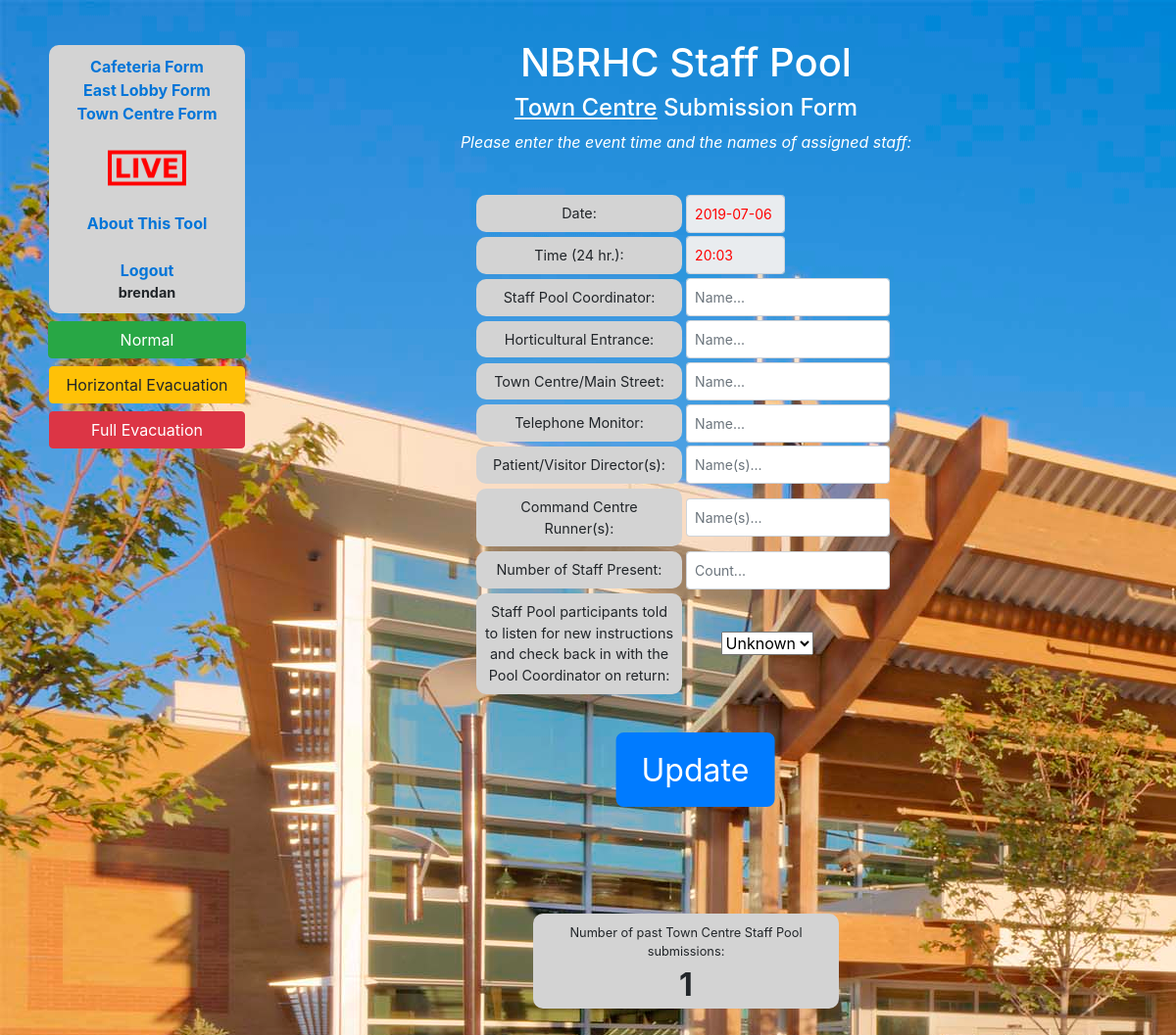
The app's page /TownCentre/ (signed in), older data.
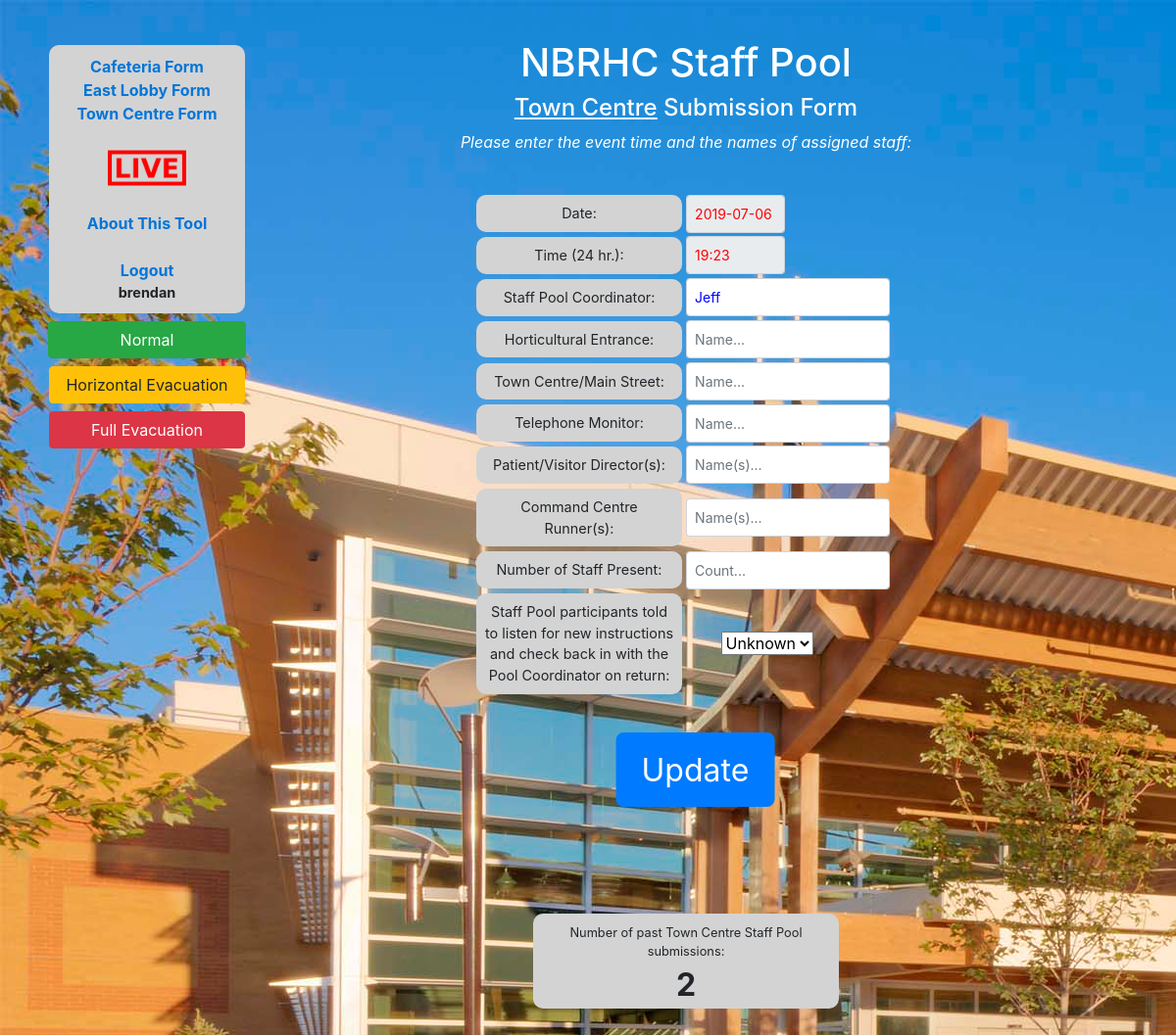
The same page, newer data.
### catalog/models.py (models this page shows, shortened)
class Town_Centre(models.Model):
    t_date = models.DateField(null=True, blank=True, verbose_name='Date', default=timezone.now().date())
    t_time = models.CharField(max_length=100, null=True, blank=False, verbose_name='Time (24 hr.)', default=str(datetime.datetime.now().time())[0:5])
    t_coordinator = models.CharField(max_length=100, null=True, blank=True, verbose_name='Staff Pool Coordinator')
    t_horticultural = models.CharField(max_length=100, null=True, blank=True, verbose_name='Horticultural Entrance')
    t_town_centre_main_street = models.CharField(max_length=100, null=True, blank=True, verbose_name='Town Centre/Main Street')
    t_monitor = models.CharField(max_length=100, null=True, blank=True, verbose_name='Telephone Monitor')
    t_directors = models.CharField(max_length=100, null=True, blank=True, verbose_name='Patient/Visitor Director(s)')
    t_runners = models.CharField(max_length=100, null=True, blank=True, verbose_name='Command Centre Runner(s)')
    t_num_staff = models.CharField(max_length=100, null=True, blank=True, verbose_name='Number of Staff Present')
    t_explain = models.NullBooleanField(verbose_name='Explained to Participants')
    class Meta:
        verbose_name_plural = 'Town Centre'
        verbose_name = 'Town Centre'

### catalog/views.py (the view)
# urls.py: path('TownCentre/', views.town_centre_form, name='town_centre_form'),
@login_required
def town_centre_form(request):
    num_events = Town_Centre.objects.all().count() # All is implied by default
    if request.method == 'POST' and 't' in request.POST:
        if Town_Centre.objects.last() is None:
            town_centre_instance = Town_Centre()
        else:
            if ((Town_Centre.objects.last().t_date == timezone.now().date()) and
               ((abs(int(Town_Centre.objects.last().t_time[0:2]) - int(str(datetime.datetime.now().time())[0:2])) == 0)) or
               ( (abs(int(Town_Centre.objects.last().t_time[0:2]) - int(str(datetime.datetime.now().time())[0:2])) == 1) and (int(Town_Centre.objects.last().t_time[3:5]) > int(str(datetime.datetime.now().time())[3:5])) )):
                town_centre_instance = Town_Centre.objects.all().order_by('-id')[:1][0]
            else:
                town_centre_instance = Town_Centre()
        form_t = Town_CentreForm(request.POST)
        if form_t.is_valid():
            town_centre_instance.t_date = form_t.cleaned_data['t_date']
            town_centre_instance.t_time = form_t.cleaned_data['t_time']#.strip()
            town_centre_instance.t_coordinator = form_t.cleaned_data['t_coordinator'].strip()
            town_centre_instance.t_horticultural = form_t.cleaned_data['t_horticultural'].strip()
            town_centre_instance.t_town_centre_main_street = form_t.cleaned_data['t_town_centre_main_street'].strip()
            town_centre_instance.t_monitor = form_t.cleaned_data['t_monitor'].strip()
            town_centre_instance.t_directors = form_t.cleaned_data['t_directors'].strip()
            town_centre_instance.t_runners = form_t.cleaned_data['t_runners'].strip()
            town_centre_instance.t_num_staff = form_t.cleaned_data['t_num_staff'].strip()
            town_centre_instance.t_explain = form_t.cleaned_data['t_explain']
            town_centre_instance.save()
        return HttpResponseRedirect(reverse('LIVE') )
    else:
        try:
            if ((Town_Centre.objects.last().t_date == timezone.now().date()) and
               ((abs(int(Town_Centre.objects.last().t_time[0:2]) - int(str(datetime.datetime.now().time())[0:2])) == 0)) or
               ( (abs(int(Town_Centre.objects.last().t_time[0:2]) - int(str(datetime.datetime.now().time())[0:2])) == 1) and (int(Town_Centre.objects.last().t_time[3:5]) > int(str(datetime.datetime.now().time())[3:5])) )):
                t_time = Town_Centre.objects.last().t_time
                t_coordinator = Town_Centre.objects.last().t_coordinator # Will return None if no match
                t_horticultural = Town_Centre.objects.last().t_horticultural
                t_town_centre_main_street = Town_Centre.objects.last().t_town_centre_main_street
                t_monitor = Town_Centre.objects.last().t_monitor
                t_directors = Town_Centre.objects.last().t_directors
                t_runners = Town_Centre.objects.last().t_runners
                t_num_staff = Town_Centre.objects.last().t_num_staff
                t_explain = Town_Centre.objects.last().t_explain
            else:
                t_time = str(datetime.datetime.now().time())[0:5]
                t_coordinator = ''
                t_horticultural = ''
                t_town_centre_main_street = ''
                t_monitor = ''
                t_directors = ''
                t_runners = ''
                t_num_staff = ''
                t_explain = ''
        except:
            t_time = str(datetime.datetime.now().time())[0:5]
            t_coordinator = ''
            t_horticultural = ''
            t_town_centre_main_street = ''
            t_monitor = ''
            t_directors = ''
            t_runners = ''
            t_num_staff = ''
            t_explain = ''
        form_t = Town_CentreForm(initial={'t_date': timezone.now().date(),
                                        't_time': t_time,
                                        't_coordinator': t_coordinator,
                                        't_horticultural': t_horticultural,
                                        't_town_centre_main_street': t_town_centre_main_street,
                                        't_monitor': t_monitor,
                                        't_directors': t_directors,
                                        't_runners': t_runners,
                                        't_num_staff': t_num_staff,
                                        't_explain': t_explain
                                        })
    context = { 'num_events': num_events,
                'form_t': form_t, }
    return render(request, 'town_centre_form.html', context=context)

### catalog/templates/town_centre_form.html (shortened to what this page needs)
{% extends "base_generic.html" %}
{% block content %}
<div class="center_content my_header">
</br><h1 class="">NBRHC Staff Pool</h1>
  <h4><span class="indicator">Town Centre</span> Submission Form</h4>
  <p><em>Please enter the event time and the names of assigned staff:</em></p> </br>
</div>
<div>
  <form class="trim_form" id="town_centre_form_html" action="" method="post">
    <table>
    {{ form_t }}
</table> </br>
    <input class="btn btn-primary" type="submit" value="Update" name="t">
  </form>
    <p class="center_other_content past_data">Number of past Town Centre Staff Pool submissions:<br/>
        <strong id="past_size">{{num_events}}</strong></p>
</div>
{% endblock %}

Row changes from the older to the newer data that the page shows:
added Town_Centre: t_date "2019-07-06", t_time "19:23", t_coordinator "Jeff", t_explain "Unknown"
Text that changed along with them:
{{ num_events }}: "1" → "2"
form field t_date: "2019-07-06" → (not shown)
form field t_time: "20:03" → (not shown)
form field t_explain: "Unknown" → (not shown)
